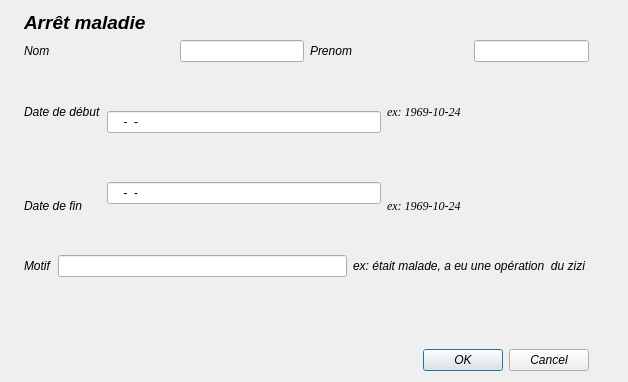
<?xml version="1.0" encoding="UTF-8"?>
<ui version="4.0">
 <class>DialogAjoutArretMaladie</class>
 <widget class="QDialog" name="DialogAjoutArretMaladie">
  <property name="geometry">
   <rect>
    <x>0</x>
    <y>0</y>
    <width>628</width>
    <height>382</height>
   </rect>
  </property>
  <property name="font">
   <font>
    <italic>true</italic>
   </font>
  </property>
  <property name="windowTitle">
   <string>Dialog</string>
  </property>
  <layout class="QVBoxLayout" name="verticalLayout_10">
   <item>
    <layout class="QHBoxLayout" name="horizontalLayout_8">
     <item>
      <spacer name="verticalSpacer_2">
       <property name="orientation">
        <enum>Qt::Vertical</enum>
       </property>
       <property name="sizeHint" stdset="0">
        <size>
         <width>13</width>
         <height>338</height>
        </size>
       </property>
      </spacer>
     </item>
     <item>
      <layout class="QVBoxLayout" name="verticalLayout_9">
       <item>
        <layout class="QVBoxLayout" name="verticalLayout_8">
         <item>
          <layout class="QVBoxLayout" name="verticalLayout_7">
           <item>
            <layout class="QVBoxLayout" name="verticalLayout_6">
             <item>
              <layout class="QHBoxLayout" name="horizontalLayout_7">
               <item>
                <widget class="QLabel" name="labelArretmaladie">
                 <property name="font">
                  <font>
                   <pointsize>14</pointsize>
                   <weight>75</weight>
                   <bold>true</bold>
                  </font>
                 </property>
                 <property name="text">
                  <string>Arrêt maladie</string>
                 </property>
                </widget>
               </item>
               <item>
                <spacer name="horizontalSpacer_3">
                 <property name="orientation">
                  <enum>Qt::Horizontal</enum>
                 </property>
                 <property name="sizeHint" stdset="0">
                  <size>
                   <width>338</width>
                   <height>20</height>
                  </size>
                 </property>
                </spacer>
               </item>
              </layout>
             </item>
             <item>
              <layout class="QVBoxLayout" name="verticalLayout_5">
               <item>
                <layout class="QVBoxLayout" name="verticalLayout_4">
                 <item>
                  <layout class="QHBoxLayout" name="horizontalLayout_3">
                   <item>
                    <layout class="QHBoxLayout" name="horizontalLayout">
                     <item>
                      <widget class="QLabel" name="label_4">
                       <property name="text">
                        <string>Nom</string>
                       </property>
                      </widget>
                     </item>
                     <item>
                      <spacer name="horizontalSpacer">
                       <property name="orientation">
                        <enum>Qt::Horizontal</enum>
                       </property>
                       <property name="sizeHint" stdset="0">
                        <size>
                         <width>40</width>
                         <height>20</height>
                        </size>
                       </property>
                      </spacer>
                     </item>
                     <item>
                      <widget class="QLineEdit" name="lineEditNomArretMaladie"/>
                     </item>
                    </layout>
                   </item>
                   <item>
                    <layout class="QHBoxLayout" name="horizontalLayout_2">
                     <item>
                      <widget class="QLabel" name="label_5">
                       <property name="text">
                        <string>Prenom</string>
                       </property>
                      </widget>
                     </item>
                     <item>
                      <spacer name="horizontalSpacer_2">
                       <property name="orientation">
                        <enum>Qt::Horizontal</enum>
                       </property>
                       <property name="sizeHint" stdset="0">
                        <size>
                         <width>58</width>
                         <height>18</height>
                        </size>
                       </property>
                      </spacer>
                     </item>
                     <item>
                      <widget class="QLineEdit" name="lineEditPrenomArretMaladie"/>
                     </item>
                    </layout>
                   </item>
                  </layout>
                 </item>
                 <item>
                  <layout class="QHBoxLayout" name="horizontalLayout_5">
                   <item>
                    <layout class="QHBoxLayout" name="horizontalLayout_4">
                     <item>
                      <layout class="QVBoxLayout" name="verticalLayout">
                       <item>
                        <widget class="QLabel" name="labelDateDebutArretMaladie">
                         <property name="text">
                          <string>Date de début</string>
                         </property>
                        </widget>
                       </item>
                       <item>
                        <widget class="QLabel" name="labelDateFinArretMaladie">
                         <property name="text">
                          <string>Date de fin</string>
                         </property>
                        </widget>
                       </item>
                      </layout>
                     </item>
                     <item>
                      <layout class="QVBoxLayout" name="verticalLayout_2">
                       <item>
                        <widget class="QLineEdit" name="lineEditDateDebutArretMaladie">
                         <property name="inputMask">
                          <string>9999-99-99</string>
                         </property>
                        </widget>
                       </item>
                       <item>
                        <widget class="QLineEdit" name="lineEditDateFinArretMaladie">
                         <property name="inputMask">
                          <string>9999-99-99</string>
                         </property>
                        </widget>
                       </item>
                      </layout>
                     </item>
                     <item>
                      <layout class="QVBoxLayout" name="verticalLayout_3">
                       <item>
                        <widget class="QLabel" name="labelExampleDate_2">
                         <property name="font">
                          <font>
                           <family>Liberation Serif</family>
                           <italic>true</italic>
                          </font>
                         </property>
                         <property name="text">
                          <string>ex: 1969-10-24</string>
                         </property>
                        </widget>
                       </item>
                       <item>
                        <widget class="QLabel" name="labelExampleDate">
                         <property name="font">
                          <font>
                           <family>Liberation Serif</family>
                           <italic>true</italic>
                          </font>
                         </property>
                         <property name="text">
                          <string>ex: 1969-10-24</string>
                         </property>
                        </widget>
                       </item>
                      </layout>
                     </item>
                    </layout>
                   </item>
                   <item>
                    <spacer name="verticalSpacer">
                     <property name="orientation">
                      <enum>Qt::Vertical</enum>
                     </property>
                     <property name="sizeHint" stdset="0">
                      <size>
                       <width>128</width>
                       <height>68</height>
                      </size>
                     </property>
                    </spacer>
                   </item>
                  </layout>
                 </item>
                </layout>
               </item>
               <item>
                <layout class="QHBoxLayout" name="horizontalLayout_6">
                 <item>
                  <widget class="QLabel" name="labelMotifArretMaladie">
                   <property name="text">
                    <string>Motif</string>
                   </property>
                  </widget>
                 </item>
                 <item>
                  <widget class="QLineEdit" name="lineEdit"/>
                 </item>
                 <item>
                  <widget class="QLabel" name="label">
                   <property name="text">
                    <string>ex: était malade, a eu une opération  du zizi </string>
                   </property>
                  </widget>
                 </item>
                </layout>
               </item>
              </layout>
             </item>
            </layout>
           </item>
           <item>
            <spacer name="horizontalSpacer_4">
             <property name="orientation">
              <enum>Qt::Horizontal</enum>
             </property>
             <property name="sizeHint" stdset="0">
              <size>
               <width>518</width>
               <height>38</height>
              </size>
             </property>
            </spacer>
           </item>
          </layout>
         </item>
         <item>
          <spacer name="horizontalSpacer_5">
           <property name="orientation">
            <enum>Qt::Horizontal</enum>
           </property>
           <property name="sizeHint" stdset="0">
            <size>
             <width>518</width>
             <height>28</height>
            </size>
           </property>
          </spacer>
         </item>
        </layout>
       </item>
       <item>
        <widget class="QDialogButtonBox" name="buttonBox">
         <property name="orientation">
          <enum>Qt::Horizontal</enum>
         </property>
         <property name="standardButtons">
          <set>QDialogButtonBox::Cancel|QDialogButtonBox::Ok</set>
         </property>
        </widget>
       </item>
      </layout>
     </item>
     <item>
      <spacer name="verticalSpacer_3">
       <property name="orientation">
        <enum>Qt::Vertical</enum>
       </property>
       <property name="sizeHint" stdset="0">
        <size>
         <width>28</width>
         <height>338</height>
        </size>
       </property>
      </spacer>
     </item>
    </layout>
   </item>
  </layout>
 </widget>
 <resources/>
 <connections>
  <connection>
   <sender>buttonBox</sender>
   <signal>accepted()</signal>
   <receiver>DialogAjoutArretMaladie</receiver>
   <slot>accept()</slot>
   <hints>
    <hint type="sourcelabel">
     <x>248</x>
     <y>254</y>
    </hint>
    <hint type="destinationlabel">
     <x>157</x>
     <y>274</y>
    </hint>
   </hints>
  </connection>
  <connection>
   <sender>buttonBox</sender>
   <signal>rejected()</signal>
   <receiver>DialogAjoutArretMaladie</receiver>
   <slot>reject()</slot>
   <hints>
    <hint type="sourcelabel">
     <x>316</x>
     <y>260</y>
    </hint>
    <hint type="destinationlabel">
     <x>286</x>
     <y>274</y>
    </hint>
   </hints>
  </connection>
 </connections>
</ui>
